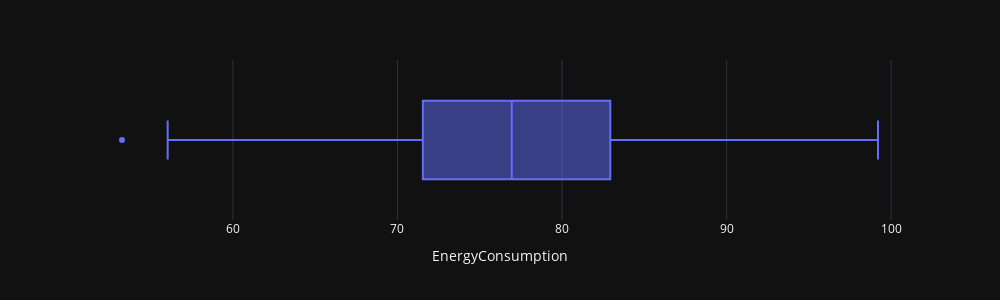

This figure's notebook cell:
### Code cell
import plotly.express as px
import plotly.figure_factory as ff

fig = px.box(data_frame = energy_df,
            x = "EnergyConsumption",
            width = 1000,
            height = 300)
fig.update_layout({"template":"plotly_dark"})
fig.show()

### Figure 1 — Plotly figure (JSON) as saved in the notebook; plotly's stock layout.template omitted (floating-point values rounded to 4 significant figures; data arrays with more than 128 entries replaced by an {"elided": "..."} marker saying what was removed)
{"data": [{"alignmentgroup": "True", "hovertemplate": "EnergyConsumption=%{x}<extra></extra>", "legendgroup": "", "marker": {"color": "#636efa"}, "name": "", "notched": false, "offsetgroup": "", "orientation": "h", "showlegend": false, "type": "box", "x": {"elided": "1000 float values"}, "x0": " ", "xaxis": "x", "y0": " ", "yaxis": "y"}], "layout": {"boxmode": "group", "height": 300, "legend": {"tracegroupgap": 0}, "margin": {"t": 60}, "width": 1000, "xaxis": {"anchor": "y", "domain": [0, 1], "title": {"text": "EnergyConsumption"}}, "yaxis": {"anchor": "x", "domain": [0, 1]}}}
